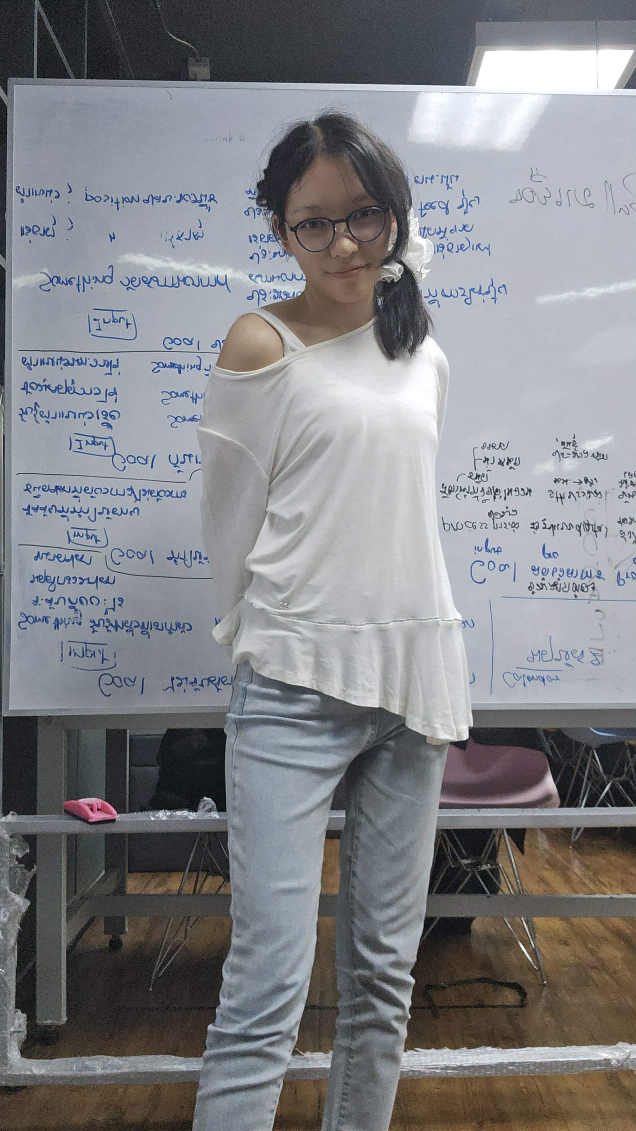
#> input picture my_reference.jpg, 1908 x 3392 px (shown at 1/3 size)
$ python -i colors.py   (imports and definitions only)
#> lines starting #> are read from the running program, lines starting #| are printed output that depends on the picture; after the words box and inside, x2 and y2 are one past the last pixel; in counts of white or black regions, pixels touching at a corner belong together
#> further down, picture is the input picture: PIL image 1908x3392 RGB; mean R, G, B 129.6, 130.7, 134.3
"""Automatic garment-colour detection from a Colour box (HSV + k-means).

The annotator no longer asks the user to pick a colour: they draw a box over a
representative patch of the garment and this module names its main colours
(a striped garment returns both colours with their pixel shares).

Robustness measures:
- trim the box border (sloppy boxes often include background),
- ignore near-black/near-white/low-saturation pixels **only when** enough other
  pixels remain (a white or black garment must still be detected),
- downweight skin-like pixels and favour the centre of the box,
- cluster in a circular hue representation (cos/sin) so red near 0/360 wraps
  correctly, then pick the largest cluster.
"""

from __future__ import annotations

import colorsys
import math
from dataclasses import dataclass
from typing import Any

import cv2
import numpy as np
from PIL import Image


@dataclass(frozen=True)
class ColorInfo:
    """Result of automatic colour detection for one box."""

    name: str          # label stored in the annotation (must be a schema class)
    friendly: str      # human-readable name, e.g. "cream"
    hsv: tuple[float, float, float]  # H 0-360, S 0-1, V 0-1
    hex: str
    fraction: float

    # [6 lines left out: function to_dict, not called in this run]


# Friendly names that are not necessarily valid schema class labels.
_SNAP = {
    "cream": "white", "offwhite": "white", "ivory": "white", "beige": "white",
    "tan": "brown", "khaki": "brown", "grey": "gray", "darkgray": "gray",
    "maroon": "red", "burgundy": "red", "cyan": "teal", "lightblue": "blue",
    "olive": "green", "mustard": "yellow", "pink": "pink",
}


def name_from_hsv(h: float, s: float, v: float) -> str:
    """Human-readable colour name for (hue 0-360, saturation 0-1, value 0-1)."""
    if s < 0.10:
        if v < 0.16:
            return "black"
        if v > 0.86:
            return "white"
        if v > 0.68:
            return "cream" if h < 60 or h >= 330 else "lightgray"
        if v < 0.35:
            return "darkgray"
        return "gray"
    if v < 0.18:
        return "black"
    if s < 0.20 and v > 0.70:
        return "beige" if h < 60 or h >= 330 else "lightgray"
    if h < 12 or h >= 348:
        return "red" if s > 0.45 else "pink"
    if h < 25:
        return "brown" if v < 0.6 else "orange"
    if h < 45:
        return "orange" if s > 0.5 else "beige"
    if h < 70:
        return "yellow"
    if h < 160:
        return "green"
    if h < 200:
        return "teal"
    if h < 250:
        return "navy" if v < 0.5 else "blue"
    if h < 290:
        return "purple"
    return "pink"


# [11 lines left out: function snap_to_schema, not called in this run]


def _rgb_from_hsv(h: float, s: float, v: float) -> tuple[int, int, int]:
    r, g, b = colorsys.hsv_to_rgb((h % 360) / 360.0, float(np.clip(s, 0, 1)), float(np.clip(v, 0, 1)))
    return int(round(r * 255)), int(round(g * 255)), int(round(b * 255))


def _cluster_colors(
    image: Image.Image | np.ndarray, *, k: int = 3, max_pixels: int = 12000
) -> list[ColorInfo]:
    """Cluster crop pixels in HSV and return ranked, de-duplicated colours."""
#> called with k = 3, max_pixels = 12000
    if isinstance(image, Image.Image):
        rgb = np.asarray(image.convert("RGB"), dtype=np.uint8)
    else:
        arr = np.asarray(image)
        rgb = arr[:, :, ::-1] if arr.ndim == 3 and arr.shape[2] == 3 else arr
    if rgb.ndim != 3 or rgb.size == 0 or min(rgb.shape[:2]) < 2:
        return None

    h, w = rgb.shape[:2]
#> h = 3392; w = 1908
    # Trim a sloppy border before deciding anything about colour.
    trim_x, trim_y = int(w * 0.08), int(h * 0.08)
#> trim_x = 152; trim_y = 271
    if w - 2 * trim_x >= 3 and h - 2 * trim_y >= 3:
        rgb = rgb[trim_y:h - trim_y, trim_x:w - trim_x]
    h, w = rgb.shape[:2]
#> h = 2850; w = 1604

    hsv = cv2.cvtColor(rgb, cv2.COLOR_RGB2HSV).astype(np.float32)
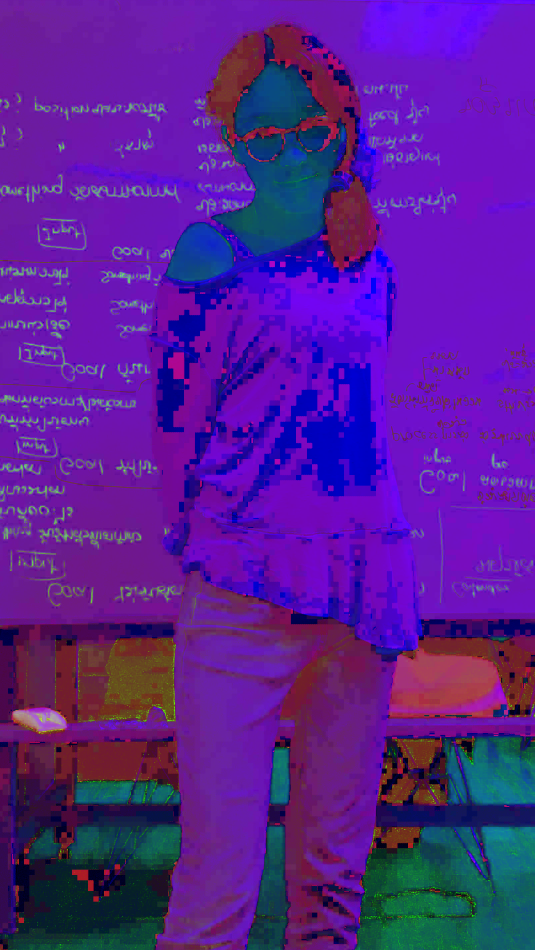
#> hsv: shape (2850, 1604, 3) float32 (shown at 1/3 size); mean R, G, B 87.5, 29.8, 146.3
    hh = hsv[:, :, 0] * 2.0            # OpenCV H 0-180 -> 0-360
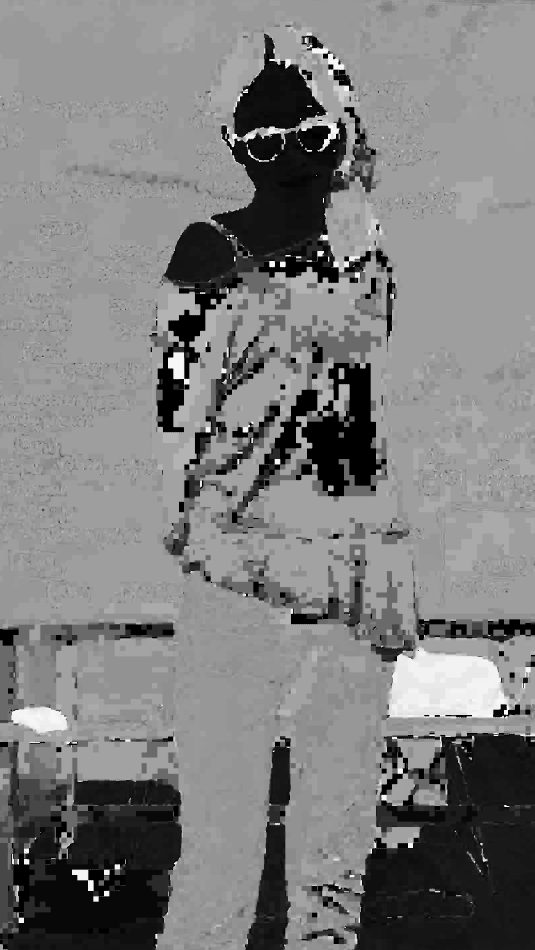
#> hh: shape (2850, 1604) float32 (shown at 1/3 size); min 0, max 358, mean 176.9; drawn with min black and max white
    ss = hsv[:, :, 1] / 255.0
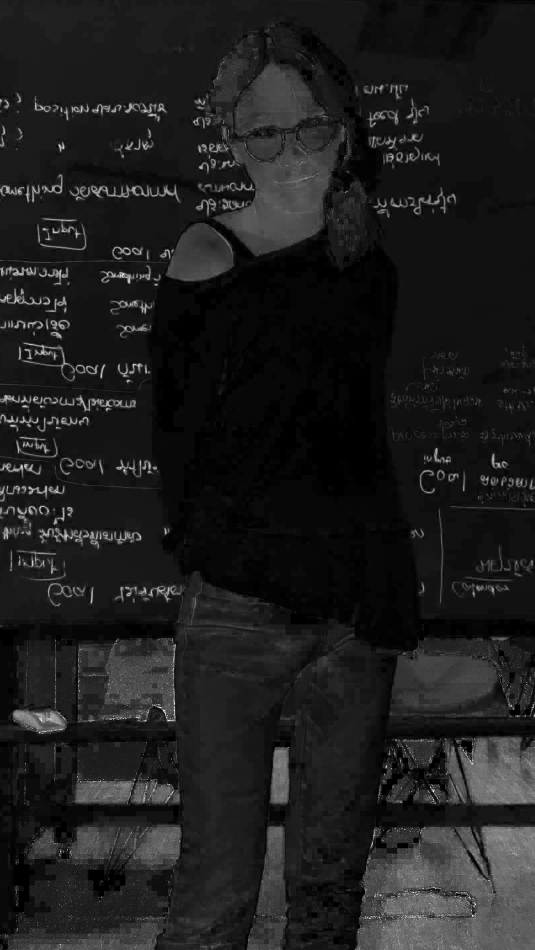
#> ss: shape (2850, 1604) float32 (shown at 1/3 size); min 0, max 1, mean 0.117
    vv = hsv[:, :, 2] / 255.0
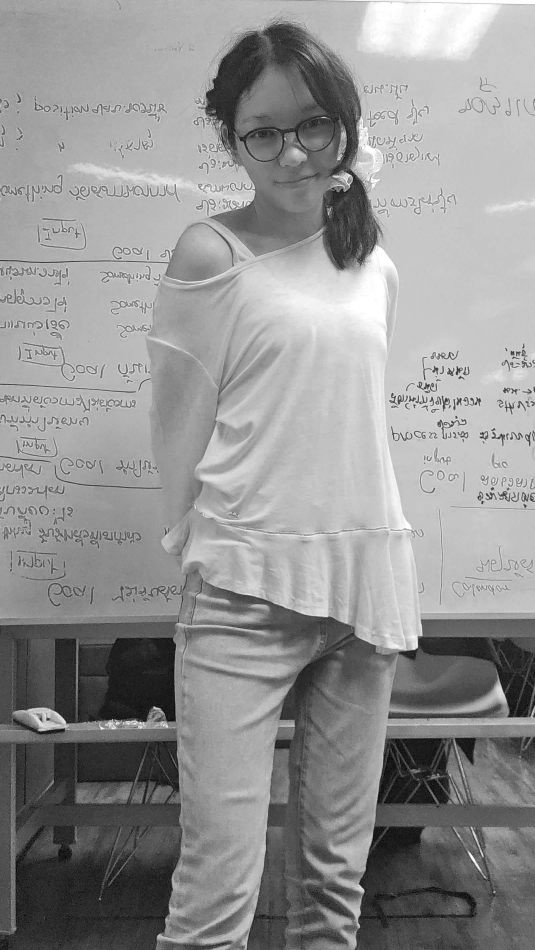
#> vv: shape (2850, 1604) float32 (shown at 1/3 size); min 0, max 1, mean 0.575

    # Shadow/highlight/low-sat filtering is conditional: a white/black garment
    # must keep its pixels when that is all the box contains.
    artefacts = (vv < 0.12) | (vv > 0.95) | (ss < 0.07)
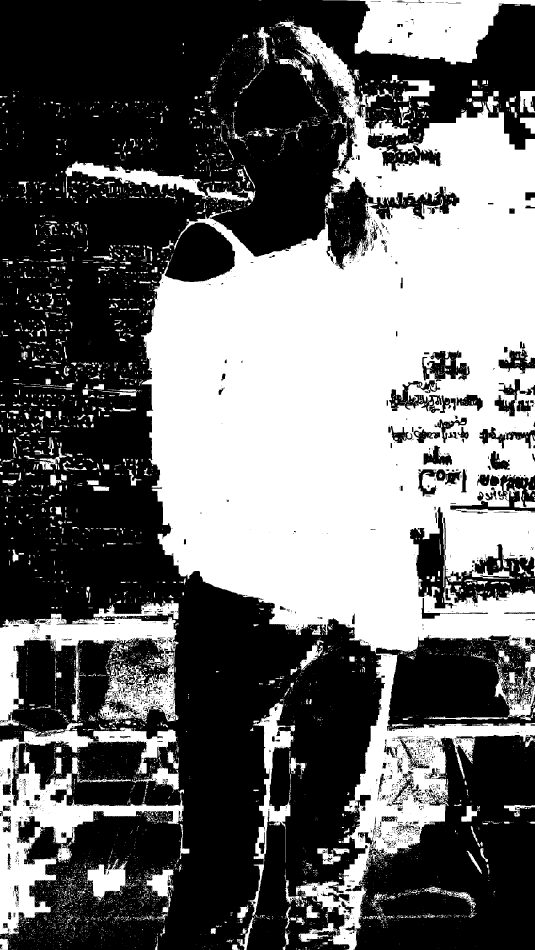
#> artefacts: shape (2850, 1604) bool (shown at 1/3 size); 41% white; 6871 white regions (5876 under 20 px), largest, box (x1, y1, x2, y2) and area: (423, 64, 1604, 2850) 1456893, (0, 2168, 552, 2805) 93881, (0, 1801, 536, 2177) 74924
    keep = ~artefacts
    if keep.sum() < 0.25 * keep.size:
        keep = np.ones_like(keep)

    ys, xs = np.mgrid[0:h, 0:w]
    cx, cy = w / 2.0, h / 2.0
#> cx = 802; cy = 1425
    sigma = max(6.0, 0.5 * max(w, h))
#> sigma = 1425
    dist = np.sqrt(((xs - cx) / sigma) ** 2 + ((ys - cy) / sigma) ** 2)
    weights = np.clip(1.0 - dist, 0.12, 1.0) * keep
    # Downweight skin-like pixels without removing them entirely.
    skin = (hh >= 5) & (hh <= 28) & (ss >= 0.15) & (ss <= 0.55) & (vv >= 0.35) & (vv <= 0.92)
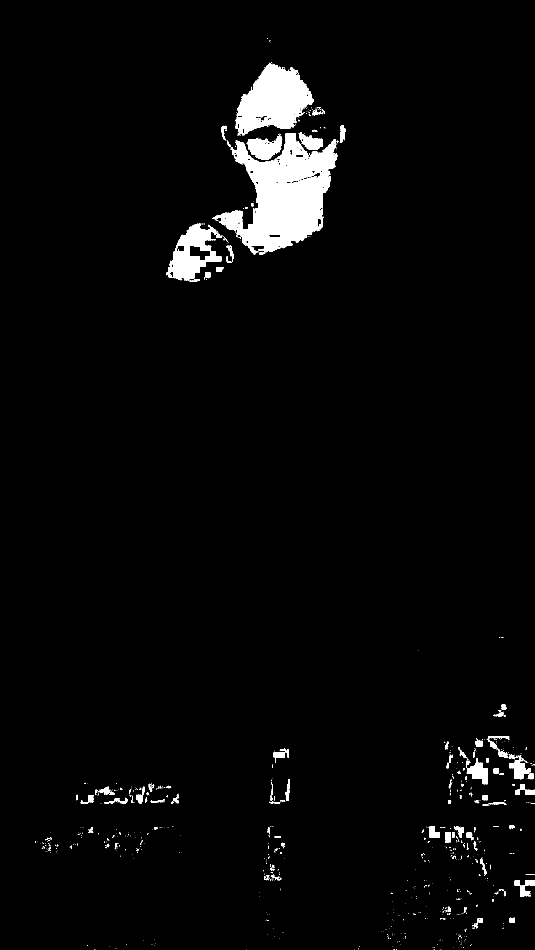
#> skin: shape (2850, 1604) bool (shown at 1/3 size); 3.1% white; 1021 white regions (894 under 20 px), largest, box (x1, y1, x2, y2) and area: (637, 400, 1013, 764) 66247, (707, 192, 942, 407) 29723, (498, 671, 666, 841) 13215
    weights[skin] *= 0.45
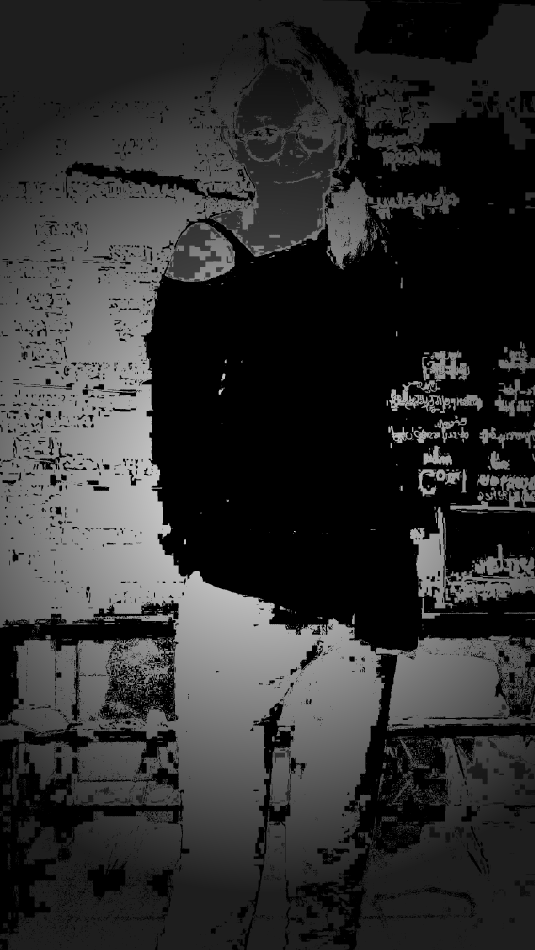
#> weights: shape (2850, 1604) float64 (shown at 1/3 size); min 0, max 0.903, mean 0.188

    flat_w = weights.ravel()
    total = float(flat_w.sum())
#> total = 858133.1
    if total <= 0:
        flat_w = np.ones(h * w, dtype=np.float32)
        total = float(flat_w.sum())
    flat_w = flat_w / total
    n = min(max_pixels, h * w)
#> n = 12000
    # Sampling WITH replacement keeps this safe when many pixels were filtered
    # to zero weight (e.g. an all-white garment).
    idx = np.random.default_rng(0).choice(h * w, size=n, replace=True, p=flat_w)
#> idx = 12000 values, max 4571376 at index 6138, min 772 at index 6037, mean 2437222.1

    sel_h, sel_s, sel_v = hh.ravel()[idx], ss.ravel()[idx], vv.ravel()[idx]
#> sel_h = 12000 values, max 356 at index 1713, min 0 at index 500, mean 198; sel_s = 12000 values, max 0.98 at index 8613, min 0.0706 at index 1, mean 0.149; sel_v = 12000 values, max 0.949 at index 6466, min 0.122 at index 389, mean 0.537
    rad = np.deg2rad(sel_h)
#> rad = 12000 values, max 6.21 at index 1713, min 0 at index 500, mean 3.46
    # Circular hue features; multiply by S so low-saturation hue noise is weak.
    features = np.stack([np.cos(rad) * sel_s, np.sin(rad) * sel_s,
                         sel_s * 1.5, sel_v * 1.5], axis=1).astype(np.float32)
    k = max(1, min(k, n))
#> k = 3
    criteria = (cv2.TERM_CRITERIA_EPS + cv2.TERM_CRITERIA_MAX_ITER, 30, 0.5)
    _, labels, centers = cv2.kmeans(features, k, None, criteria, 5, cv2.KMEANS_PP_CENTERS)
#> labels = 12000 values, max 2 at index 9, min 0 at index 0, mean 0.874; centers = [[-0.123, -0.0939, 0.272, 0.435], [-0.083, -0.0614, 0.166, 0.986], [0.264, 0.0927, 0.454, 0.564]]
    counts = np.bincount(labels.ravel(), minlength=k)
#> counts = [2881, 7756, 1363]
    total = float(counts.sum()) or 1.0
#> total = 12000

    # Merge clusters that landed on the same colour name (k-means often splits
    # one colour into two similar shades). Use a circular mean for hue.
    grouped: dict[str, dict[str, float]] = {}
    for (co, si, sat, val), count in zip(centers, counts):
        hue = float(np.rad2deg(np.arctan2(float(si), float(co))) % 360.0)
        sat, val = float(np.clip(sat, 0, 1)), float(np.clip(val, 0, 1))
        friendly = name_from_hsv(hue, sat, val)
        entry = grouped.setdefault(friendly, {"n": 0.0, "cos": 0.0, "sin": 0.0, "s": 0.0, "v": 0.0})
        rad = np.deg2rad(hue)
        entry["n"] += float(count)
        entry["cos"] += float(count) * np.cos(rad)
        entry["sin"] += float(count) * np.sin(rad)
        entry["s"] += float(count) * sat
        entry["v"] += float(count) * val
#> this loop made 3 passes
#> (co, si, sat, val, count, hue, friendly, rad) on passes 1 to 3: (-0.123, -0.0939, 0.272, 0.435, 2881, 217.4, 'navy', 3.79), (-0.083, -0.0614, 0.166, 0.986, 7756, 216.5, 'lightgray', 3.78), (0.264, 0.0927, 0.454, 0.564, 1363, 19.37, 'brown', 0.338)

    results: list[ColorInfo] = []
    for friendly, entry in sorted(grouped.items(), key=lambda kv: -kv[1]["n"]):
        n = entry["n"] or 1.0
        hue = float(np.rad2deg(np.arctan2(entry["sin"], entry["cos"])) % 360.0)
        sat, val = float(np.clip(entry["s"] / n, 0, 1)), float(np.clip(entry["v"] / n, 0, 1))
        rgb = _rgb_from_hsv(hue, sat, val)
        results.append(ColorInfo(
            name=friendly, friendly=friendly, hsv=(hue, sat, val),
            hex="#%02x%02x%02x" % rgb, fraction=entry["n"] / total,
        ))
#> after the loop, results = 3 items
    return results


# [49 lines left out: functions analyze_colors, analyze_color, detect_colors, dominant_color_name, not called in this run]

>>> from PIL import Image
>>> picture = Image.open('../my_reference.jpg')
>>> result = _cluster_colors(picture)
#> result = 3 items
